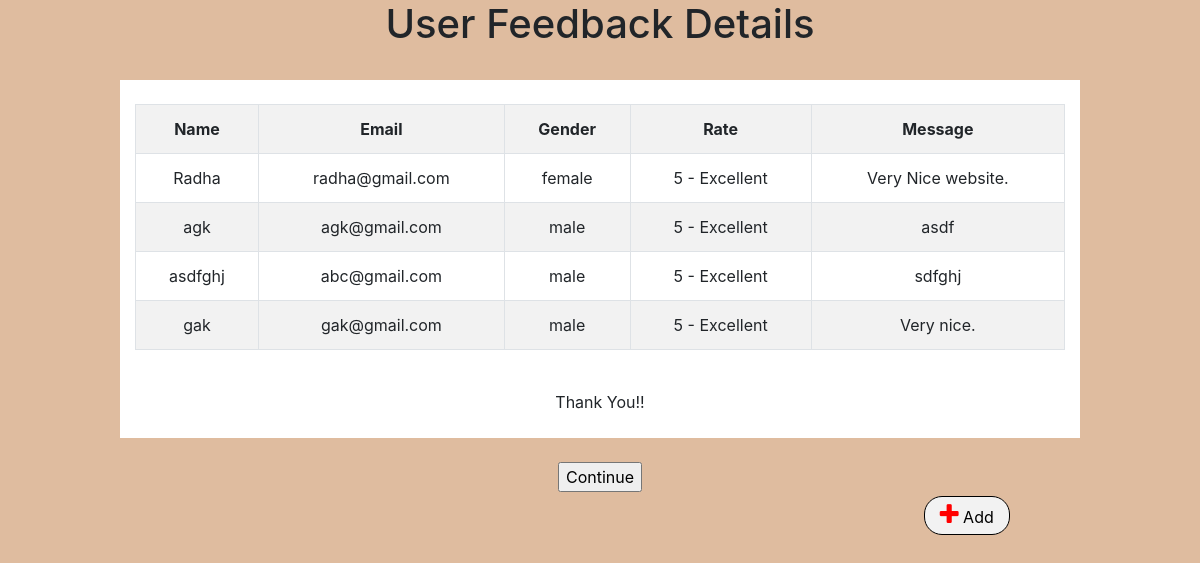
The page /dbf.php on the database its author committed.
### tables this page shows
CREATE TABLE `fb` (
  `Name` varchar(255) NOT NULL,
  `Email` varchar(255) NOT NULL,
  `Gender` varchar(255) NOT NULL,
  `Rate` varchar(255) NOT NULL,
  `Message` varchar(255) NOT NULL
);

### dbf.php (the view, shortened to what this page needs)
<!DOCTYPE html>
<html>
<head>
<link rel="stylesheet" href="https://maxcdn.bootstrapcdn.com/bootstrap/4.5.2/css/bootstrap.min.css">
<link rel="stylesheet" href="https://cdnjs.cloudflare.com/ajax/libs/font-awesome/4.7.0/css/font-awesome.min.css">
</head>
<body>
<body>
<center>
<h1>User Feedback Details</h1>
<br>
<div class="container">
<br>
<?php
$server="localhost";
$user="root";
$password1="";
$conn=mysqli_connect($server,$user,$password1);
mysqli_select_db($conn,'bookbasket');
$q="select * from fb";
$result=mysqli_query($conn,$q);
if(mysqli_num_rows($result)>0){
echo "<div class='table-responsive'>
<table class='table table-bordered table-striped table-hover text-center'>
<tr>
<th>Name</th>
<th>Email</th>
<th>Gender</th>
<th>Rate</th>
<th>Message</th>
</tr>";
while($row=mysqli_fetch_array($result)){
echo "<tr>";
echo "<td>".$row['Name']."</td>";
echo "<td>".$row['Email']."</td>";
echo "<td>".$row['Gender']."</td>";
echo "<td>".$row['Rate']."</td>";
echo "<td>".$row['Message']."</td>";
echo "</tr>";
}
echo "</table>";
echo "</div>";
echo "<br>";
}
else{
echo "empty row(s)";
}
echo "Thank You!!";
echo "<br><br>";
?>
</center>
<center>
<br>
<form name="form1" method="POST" action="BookBasket.php">
<input type="submit" name="submit" value="Continue">
</center>
<center>
<a href="feedback.html"><button style="background-color: #f2f2f2; border: solid black 1px; color: Black; padding: 5px 15px; margin: 4px 2px; border-radius: 18px; cursor: pointer; text-decoration: none"><i style="font-size:24px; color:Red" class="fa">&#xf067;</i> Add  </button></a>
</center>
<br>
<br>
</body>
</html>

### dbf.php (style rules this page uses)
body { background:#dfbc9f; }
.container { width:80%; background-color:white; margin:auto; }

### rows shown on the page
fb: Name "Radha", Email "radha@gmail.com", Gender "female", Rate "5 - Excellent", Message "Very Nice website."
fb: Name "agk", Email "agk@gmail.com", Gender "male", Rate "5 - Excellent", Message "asdf"
fb: Name "asdfghj", Email "abc@gmail.com", Gender "male", Rate "5 - Excellent", Message "sdfghj"
fb: Name "gak", Email "gak@gmail.com", Gender "male", Rate "5 - Excellent", Message "Very nice."
